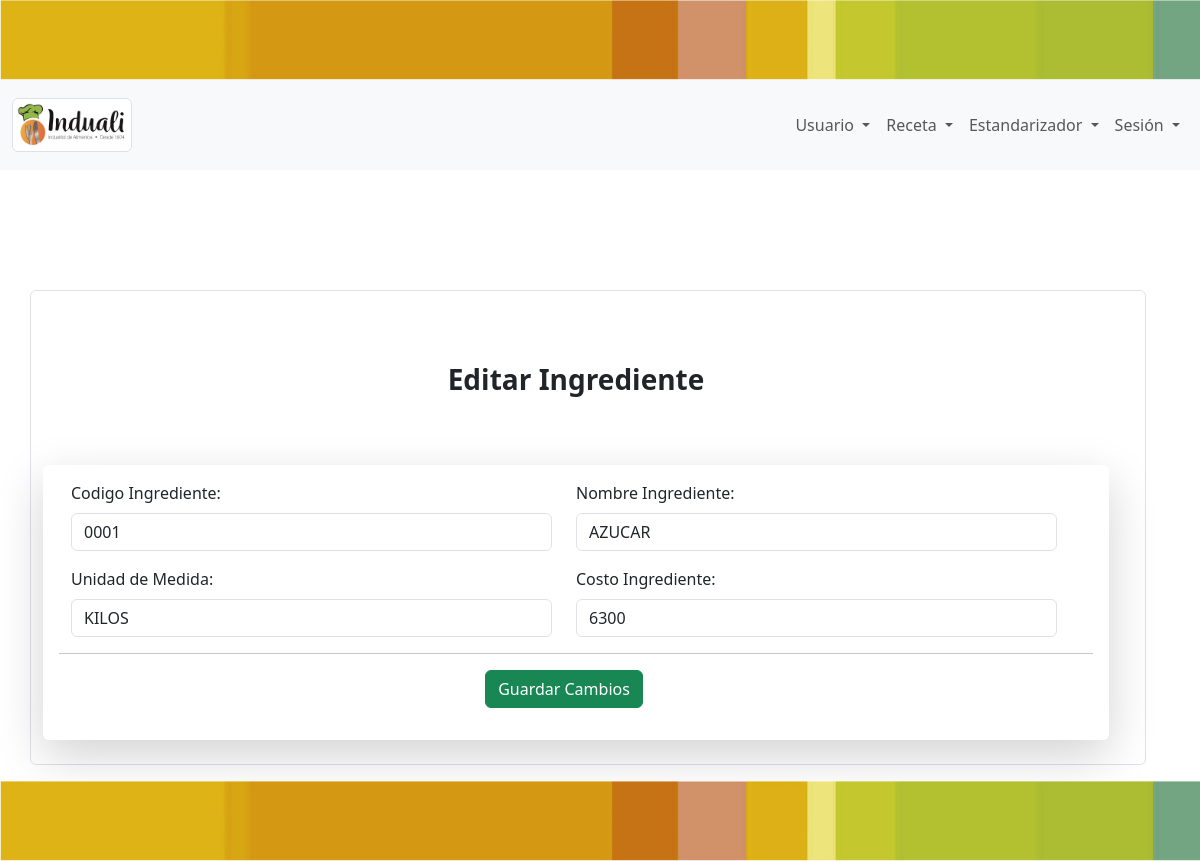
/ingrediente/editar/1, run on an earlier commit of the app's database.
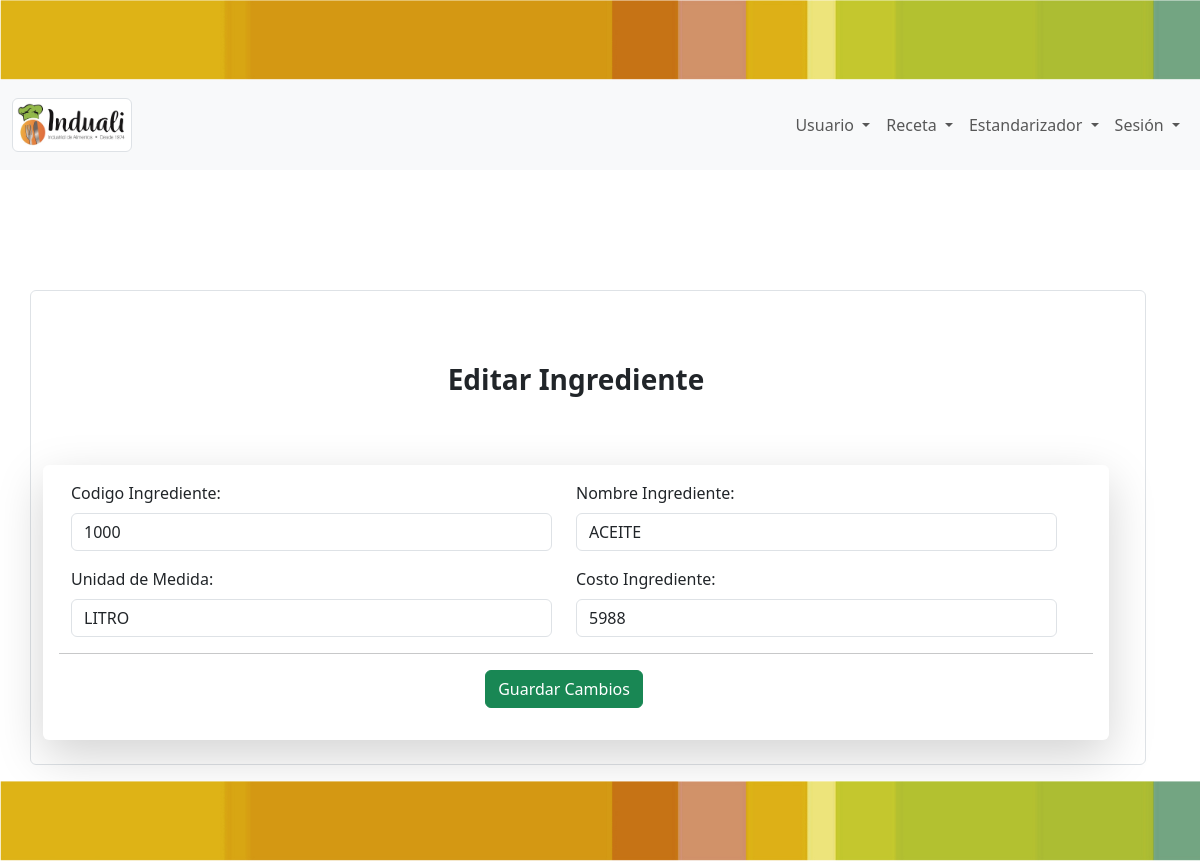
And on a later commit of the database.
### ingrediente/models.py (models this page shows, shortened)
class Ingrediente(models.Model):
    codIngrediente = models.CharField(max_length=50, verbose_name="Codigo Ingrediente")
    nomIngrediente = models.CharField(max_length=50, verbose_name="Nombre Ingrediente")
    unidadMedida = models.CharField(max_length=50, verbose_name="Unidad de Medida")
    costoIngrediente = models.CharField(max_length=50, verbose_name="Costo Ingrediente")
    estado = models.BooleanField(default=True, verbose_name="Estado")
    class Meta:
        verbose_name = "Ingrediente"
        verbose_name_plural = "Ingredientes"

### ingrediente/views.py (the view)
# urls.py: path('editar/<int:id>',editar_componente, name="editar-componente"),
def editar(request,id):
    ingrediente = Ingrediente.objects.get(id=id)
    formulario = IngredienteForm(
        request.POST or None, request.FILES or None, instance=ingrediente)
    if formulario.is_valid() and request.POST:
        formulario.save()
        return redirect('ingrediente')
    return render(request, 'ingrediente/editarIngrediente.html', {'formulario': formulario})
    logout(request)
    messages.info(request, "Saliste Exitosamente")

### ingrediente/forms.py
class IngredienteForm(ModelForm):
    class Meta:
          model= Ingrediente
          exclude=['estado']

### base/templates/ingrediente/editarIngrediente.html (shortened to what this page needs)
{% extends 'partials/body.html' %}`
{% load static %}
{% block contenido %}
<section class="col-lg-12 table">
  <div class="container container-general  p-3 mb-2 bg-white text-dark row g-6 border rounded">
    <div class="row align-items-start">
      <div class="col-12 ">
        <h3 class="fw-bold mt-5 text-center">Editar Ingrediente</h3>
        <hr class="border border-white border-2 opacity-50" />
        <form enctype="multipart/form-data" method="post">
          <div class="row mt-5 p-3 shadow-lg rounded bg-white">
            <div class="row">
              {% for campo in formulario %}
              <div class="col-12 col-md-6 col-xl-6 mb-3">
                <label for="poliza" class="form-label">{{ campo.label }}:</label>
                <input type="{{ campo.field.widget.input_type  }}" class="form-control required" id=""
                  name="{{ campo.name  }}" placeholder="Escribe" value="{{ campo.value | default:'' }}">
              </div>
              {% endfor %}
            </div>
            <hr />
            <div class="row text-center">
              <div class="col-12 col-md-12 col-xl-12 mb-3">
                <input type="submit" class="btn btn-success" value="Guardar Cambios">
              </div>
            </div>
          </div>
        </form>
      </div>
    </div>
  </div>
</section>
{% endblock contenido %}

What changed in the data, as far as the page shows it:
changed Ingrediente: codIngrediente "0001" → "1000"; nomIngrediente "AZUCAR" → "ACEITE"; unidadMedida "KILOS" → "LITRO"; costoIngrediente "6300" → "5988"
